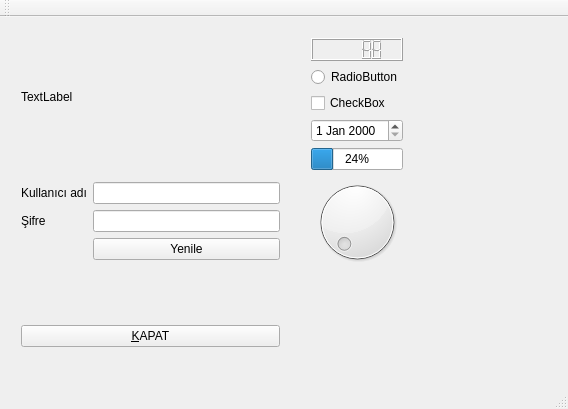
<?xml version="1.0" encoding="UTF-8"?>
<ui version="4.0">
 <class>MainWindow</class>
 <widget class="QMainWindow" name="MainWindow">
  <property name="geometry">
   <rect>
    <x>0</x>
    <y>0</y>
    <width>568</width>
    <height>409</height>
   </rect>
  </property>
  <property name="windowTitle">
   <string>MainWindow</string>
  </property>
  <widget class="QWidget" name="centralWidget">
   <widget class="QWidget" name="layoutWidget">
    <property name="geometry">
     <rect>
      <x>10</x>
      <y>10</y>
      <width>281</width>
      <height>331</height>
     </rect>
    </property>
    <layout class="QVBoxLayout" name="verticalLayout">
     <item>
      <widget class="QLabel" name="label">
       <property name="minimumSize">
        <size>
         <width>0</width>
         <height>40</height>
        </size>
       </property>
       <property name="text">
        <string>TextLabel</string>
       </property>
      </widget>
     </item>
     <item>
      <spacer name="horizontalSpacer_2">
       <property name="orientation">
        <enum>Qt::Horizontal</enum>
       </property>
       <property name="sizeHint" stdset="0">
        <size>
         <width>40</width>
         <height>20</height>
        </size>
       </property>
      </spacer>
     </item>
     <item>
      <layout class="QFormLayout" name="formLayout">
       <item row="0" column="0">
        <widget class="QLabel" name="label_2">
         <property name="text">
          <string>Kullanıcı adı</string>
         </property>
        </widget>
       </item>
       <item row="0" column="1">
        <widget class="QLineEdit" name="lineEditUserName">
         <property name="toolTip">
          <string>Kullanıcı adınızı giriniz</string>
         </property>
         <property name="echoMode">
          <enum>QLineEdit::Normal</enum>
         </property>
        </widget>
       </item>
       <item row="1" column="0">
        <widget class="QLabel" name="label_3">
         <property name="text">
          <string>Şifre</string>
         </property>
        </widget>
       </item>
       <item row="1" column="1">
        <widget class="QLineEdit" name="lineEditPassword">
         <property name="toolTip">
          <string>Şifrenizi giriniz</string>
         </property>
         <property name="echoMode">
          <enum>QLineEdit::Password</enum>
         </property>
        </widget>
       </item>
       <item row="2" column="1">
        <widget class="QPushButton" name="pushButton">
         <property name="text">
          <string>Yenile</string>
         </property>
        </widget>
       </item>
      </layout>
     </item>
     <item>
      <spacer name="horizontalSpacer">
       <property name="orientation">
        <enum>Qt::Horizontal</enum>
       </property>
       <property name="sizeHint" stdset="0">
        <size>
         <width>40</width>
         <height>20</height>
        </size>
       </property>
      </spacer>
     </item>
     <item>
      <widget class="QPushButton" name="pushButton_Close">
       <property name="text">
        <string>&amp;KAPAT</string>
       </property>
      </widget>
     </item>
    </layout>
   </widget>
   <widget class="QWidget" name="">
    <property name="geometry">
     <rect>
      <x>300</x>
      <y>10</y>
      <width>114</width>
      <height>252</height>
     </rect>
    </property>
    <layout class="QVBoxLayout" name="verticalLayout_2">
     <item>
      <widget class="QLCDNumber" name="lcdNumber">
       <property name="intValue" stdset="0">
        <number>88</number>
       </property>
      </widget>
     </item>
     <item>
      <widget class="QRadioButton" name="radioButton">
       <property name="text">
        <string>RadioButton</string>
       </property>
      </widget>
     </item>
     <item>
      <widget class="QCheckBox" name="checkBox">
       <property name="text">
        <string>CheckBox</string>
       </property>
      </widget>
     </item>
     <item>
      <widget class="QDateEdit" name="dateEdit"/>
     </item>
     <item>
      <widget class="QProgressBar" name="progressBar">
       <property name="value">
        <number>24</number>
       </property>
      </widget>
     </item>
     <item>
      <widget class="QDial" name="dial"/>
     </item>
    </layout>
   </widget>
  </widget>
  <widget class="QToolBar" name="mainToolBar">
   <attribute name="toolBarArea">
    <enum>TopToolBarArea</enum>
   </attribute>
   <attribute name="toolBarBreak">
    <bool>false</bool>
   </attribute>
  </widget>
  <widget class="QStatusBar" name="statusBar"/>
  <widget class="QMenuBar" name="menuBar">
   <property name="geometry">
    <rect>
     <x>0</x>
     <y>0</y>
     <width>568</width>
     <height>22</height>
    </rect>
   </property>
  </widget>
 </widget>
 <layoutdefault spacing="6" margin="11"/>
 <resources/>
 <connections/>
</ui>
